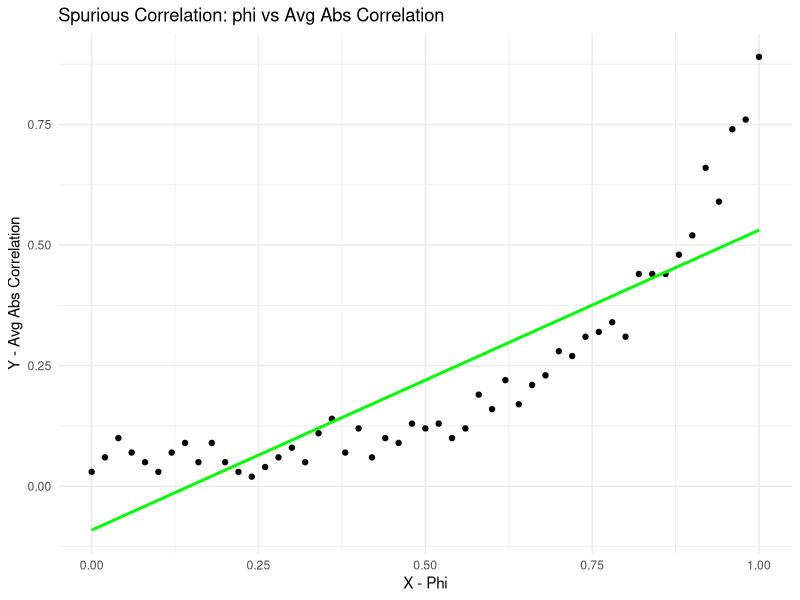

The R source for this figure:
## ---- chunk 1
library(ggplot2)
library(dplyr)
## ---- chunk 2
set.seed(210)
## ---- chunk 3
n <- 500
times <- 100
phis <- seq(0, 1, .02)
comb <- expand.grid(times = seq(times), n = n, phis)
ncomb <- nrow(comb)

res <- matrix(NA, nrow = ncomb, ncol = 6)
colnames(res) <- c('ix', 'n', 'phi', 'cor', 'tstat', 'pval')

simulate_ar <- function(n, phi, sigma = .1) {
  y <- rep(0, n)
  
  for (t in seq(2, n)) {
    y[t] <- phi*y[t-1] + rnorm(1, 0, sigma)
  }
  
  y
}

for (i in seq(ncomb)) {
  ix <- comb[i, 1]
  n <- comb[i, 2]
  phi <- comb[i, 3]
  
  test <- cor.test(simulate_ar(n, phi = phi), simulate_ar(n, phi = phi))
  res[i, ] <- c(ix, n, phi, test$estimate, test$statistic, test$p.value)
}

dat <- data.frame(res) %>% 
  group_by(phi) %>% 
  summarize(
    avg_abs_corr = mean(abs(cor)),
    avg_abs_tstat = mean(abs(tstat)),
    percent_sig = mean(pval < .05)
  )


ggplot(dat, aes(x = phi, y = percent_sig)) +
  geom_point() +
  geom_smooth(method = "lm", se = FALSE, color = "green") +
  labs(title = "Spurious Correlation: phi vs Avg Abs Correlation",
       x = "X - Phi",
       y = "Y - Avg Abs Correlation") +
  theme_minimal()
